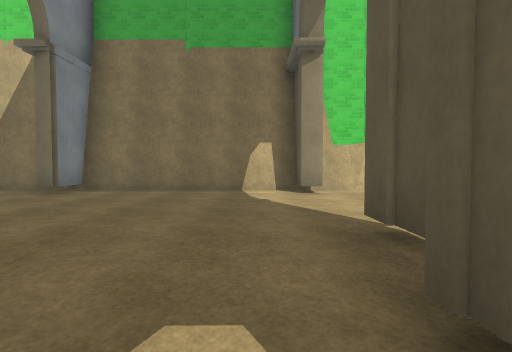
[1] (above)

18 first-person views from a walk through a scene from a Unity 3-D project. The camera is 1.2 m above the floor, tilts 2° down and sees 85° across. Doors are open. The floor is counted in squares, 2 m on a side. Each view is taken from the middle of a square. On the plan, view 1 faces up. The plan holds only what a view shows up to about 9 squares ahead; the rest is blank. The place goes on beyond the plan. Some surface patterns are stand-ins.

[2]
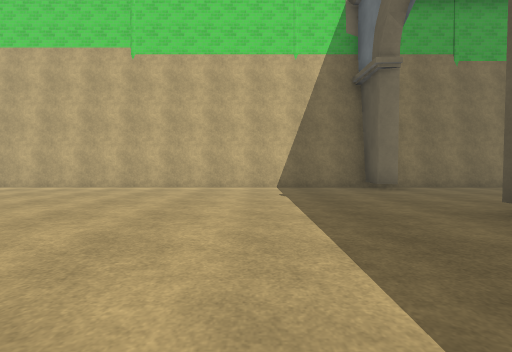

[3]
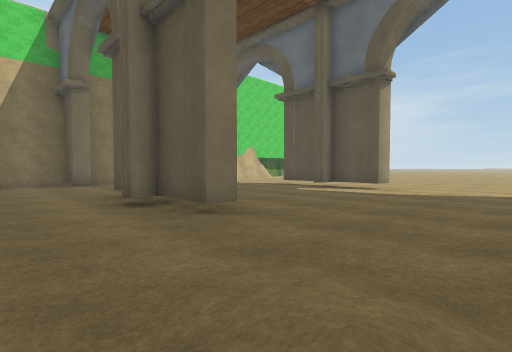

[4]
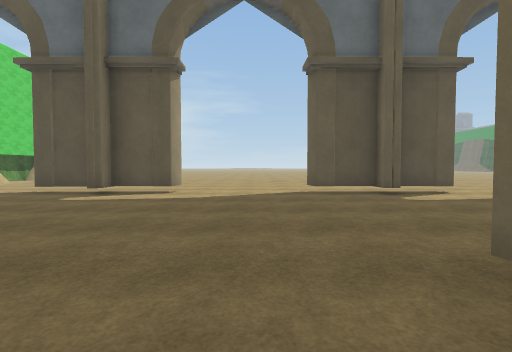

[5]
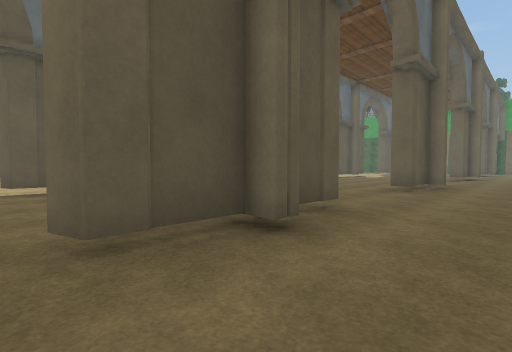

[6]
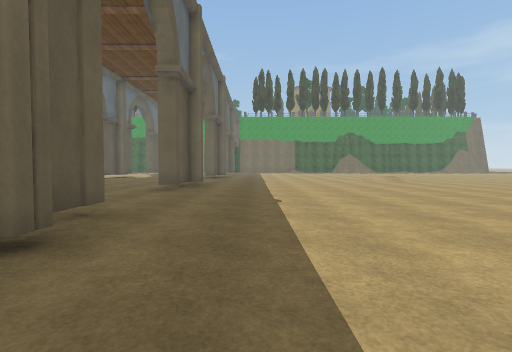

[7]
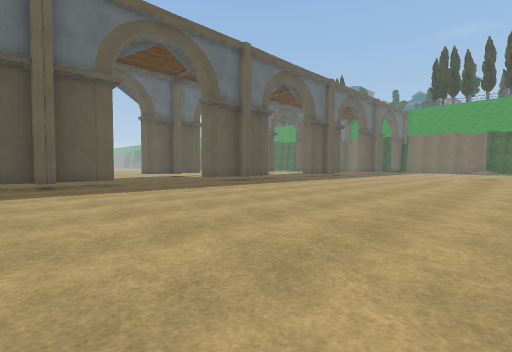

[8]
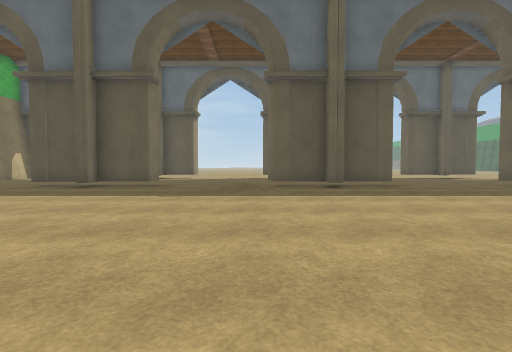

[9]
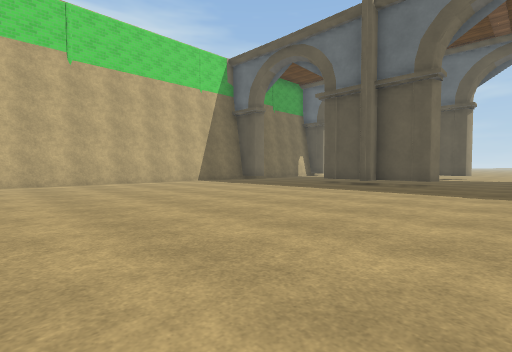

[10]
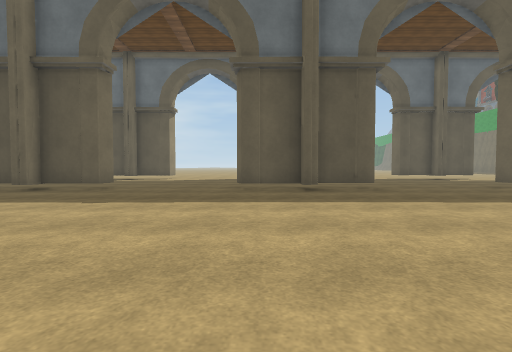

[11]
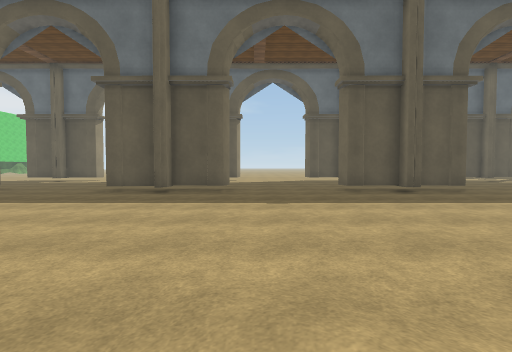

[12]
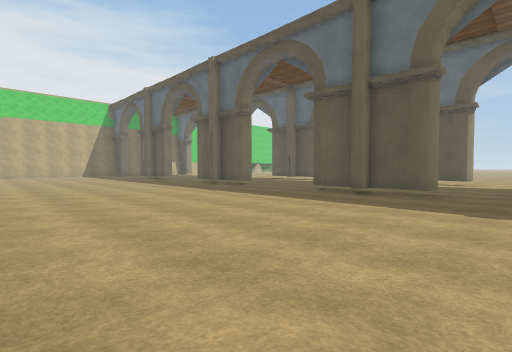

[13]
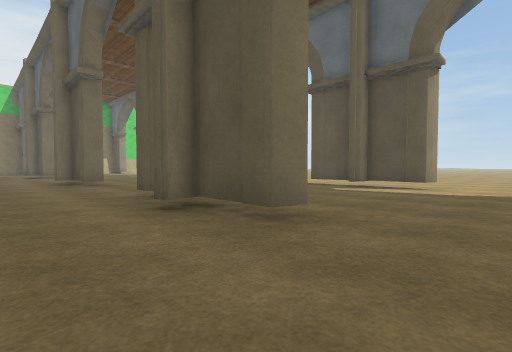

[14]
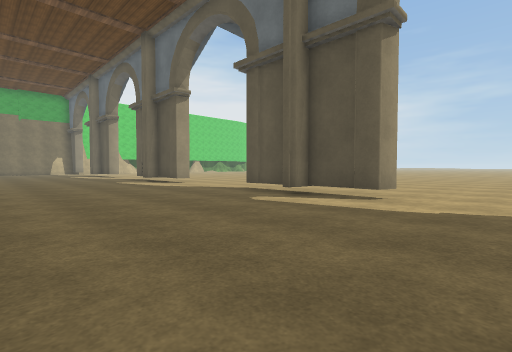

[15]
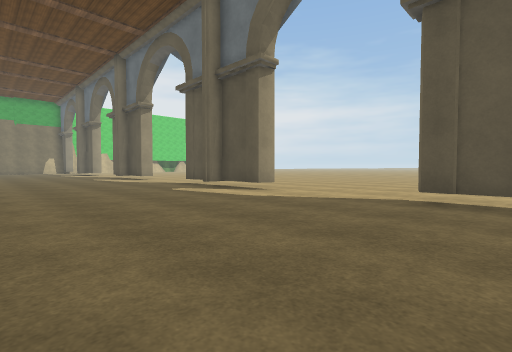

[16]
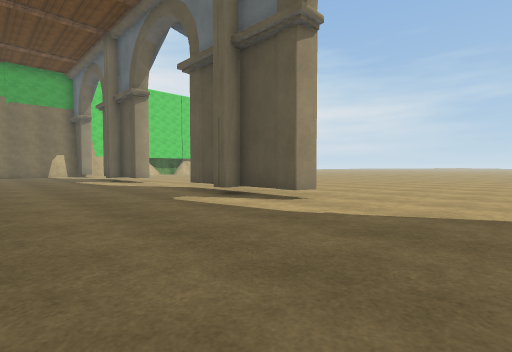

[17]
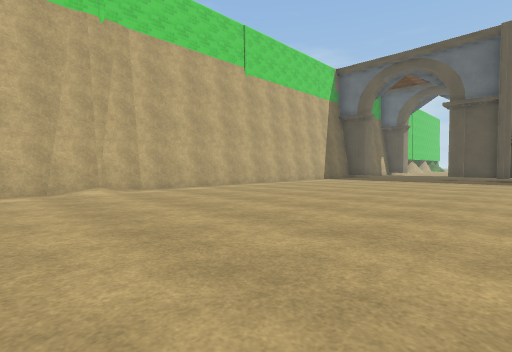

[18]
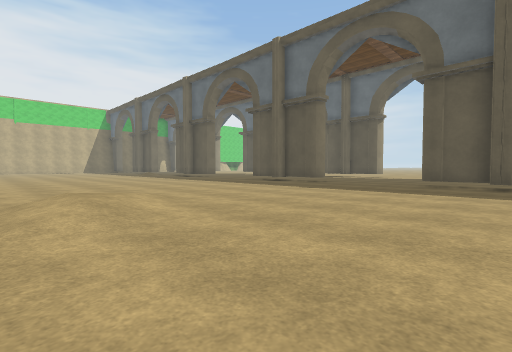

### Floor plan
Key: @ floor where view 1 was taken; # wall or solid block; . main floor; : floor 0.5 m higher than the main floor; / step, stairs or slope; T thing the floor can be seen under or through.
Columns run from 19 left of view 1 to 8 right of it. Each row starts with its distance up from view 1.
  7 #######################
  6 ......................
  5 .......................
  4 .......................
  3 .......................
  2 ..............#.....#..
  1 ..............#.....#..
  0 ..............##...@#..
 -1      ..........#....#..
 -2      ...................
 -3      ......../..........
 -4       ......//.........
 -5      .........T.....#...
 -6      .........T.....#....
 -7      .........T.....#.....
 -8      .........T.....#......
 -9      .......................
-10      .......................
-11      .....................
-12      .........#.....#..
-13      .........#.....#..
-14      .........#.....#.....
-15      .........#.....#......
-16      .//...................
-17      /:/..................
-18      //.................
-19      .........#.....#..
-20      .........#.....#..
-21      .........#.

Positions as (right, up) in squares from view 1, and headings:
1: (0, 0), facing up
2: (-8, -1), facing up
3: (-7, -4), facing up-right
4: (-6, -3), facing right
5: (-7, -4), facing down-right
6: (-7, -4), facing down
7: (-14, -5), facing down-right
8: (-13, -4), facing right
9: (-14, -3), facing up-right
10: (-12, -12), facing right
11: (-13, -16), facing right
12: (-13, -17), facing up-right
13: (-7, -17), facing up-right
14: (-4, -17), facing up-right
15: (-4, -20), facing up-right
16: (-3, -11), facing up-right
17: (-19, 0), facing up-right
18: (-14, -21), facing up-right
